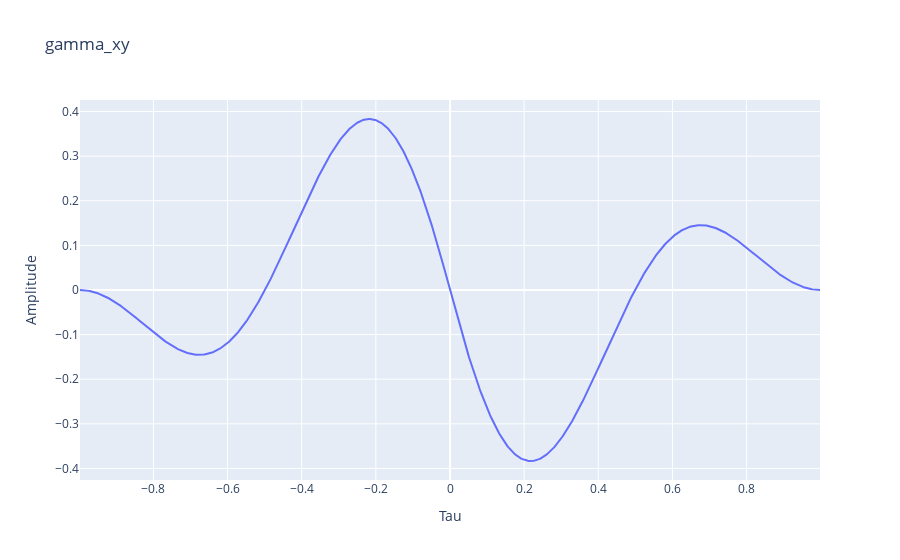
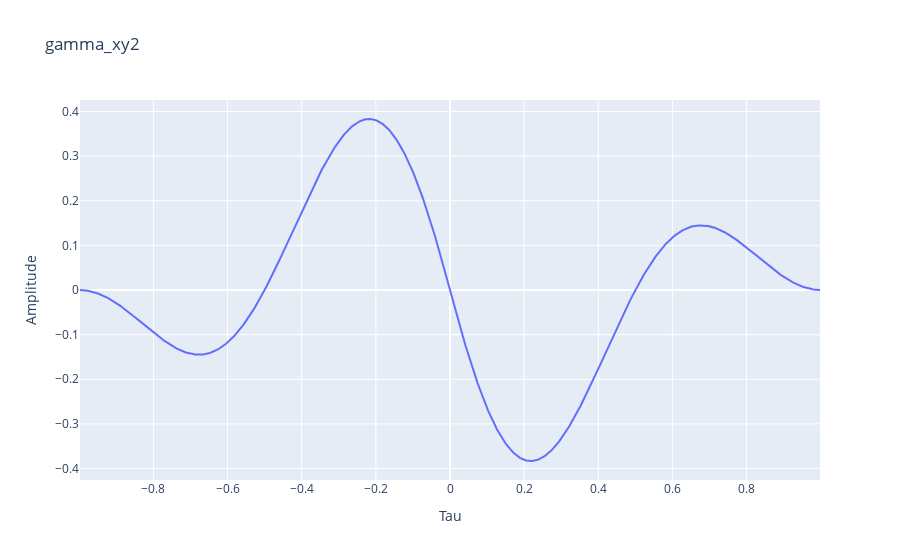

Here is the notebook cell these charts were saved with, in order:
### Code cell
# Calcul et affichage de la fonction d'inter corrélation
gamma_xy, tau = san.correlate(x(t), y(t), 1)
px.line( x = tau, y = gamma_xy, labels={"x":"Tau", "y":"Amplitude"}, title="gamma_xy").show()
print ("On peut voir que gamma_xy est impaire")
gamma_xy2 = -(1-np.abs(tau))*np.sin(2*np.pi*tau)/2
px.line( x = tau, y = gamma_xy2, labels={"x":"Tau", "y":"Amplitude"}, title="gamma_xy2").show()

### Figure 1 — Plotly figure (JSON) as saved in the notebook; plotly's stock layout.template omitted (floating-point values rounded to 4 significant figures; data arrays with more than 128 entries replaced by an {"elided": "..."} marker saying what was removed)
{"data": [{"hovertemplate": "Tau=%{x}<br>Amplitude=%{y}<extra></extra>", "legendgroup": "", "line": {"color": "#636efa", "dash": "solid"}, "marker": {"symbol": "circle"}, "mode": "lines", "name": "", "orientation": "v", "showlegend": false, "type": "scatter", "x": {"elided": "999 float values"}, "xaxis": "x", "y": {"elided": "999 float values"}, "yaxis": "y"}], "layout": {"legend": {"tracegroupgap": 0}, "title": {"text": "gamma_xy"}, "xaxis": {"anchor": "y", "domain": [0, 1], "title": {"text": "Tau"}}, "yaxis": {"anchor": "x", "domain": [0, 1], "title": {"text": "Amplitude"}}}}

### Figure 2 — Plotly figure (JSON) as saved in the notebook; plotly's stock layout.template omitted (floating-point values rounded to 4 significant figures; data arrays with more than 128 entries replaced by an {"elided": "..."} marker saying what was removed)
{"data": [{"hovertemplate": "Tau=%{x}<br>Amplitude=%{y}<extra></extra>", "legendgroup": "", "line": {"color": "#636efa", "dash": "solid"}, "marker": {"symbol": "circle"}, "mode": "lines", "name": "", "orientation": "v", "showlegend": false, "type": "scatter", "x": {"elided": "999 float values"}, "xaxis": "x", "y": {"elided": "999 float values"}, "yaxis": "y"}], "layout": {"legend": {"tracegroupgap": 0}, "title": {"text": "gamma_xy2"}, "xaxis": {"anchor": "y", "domain": [0, 1], "title": {"text": "Tau"}}, "yaxis": {"anchor": "x", "domain": [0, 1], "title": {"text": "Amplitude"}}}}
